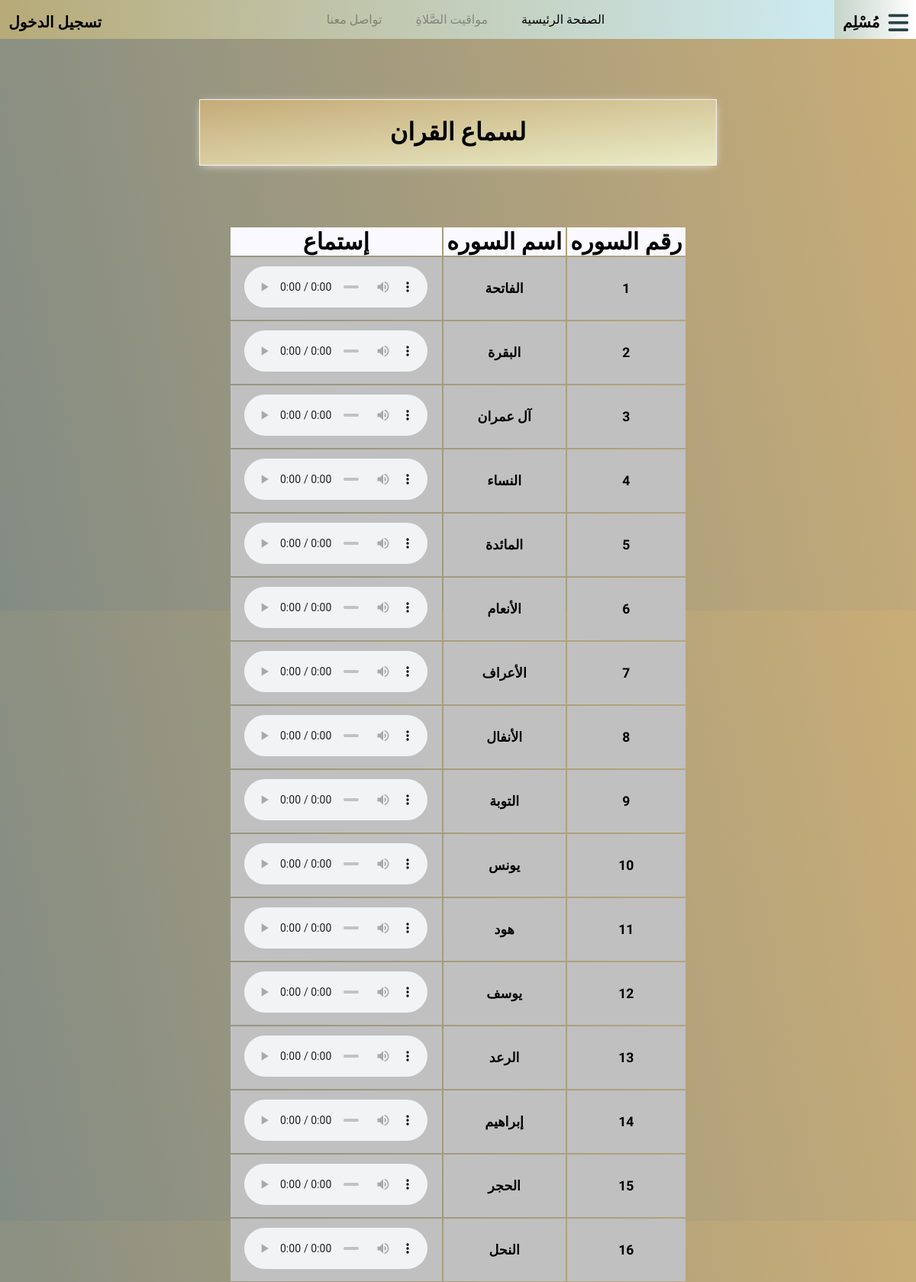
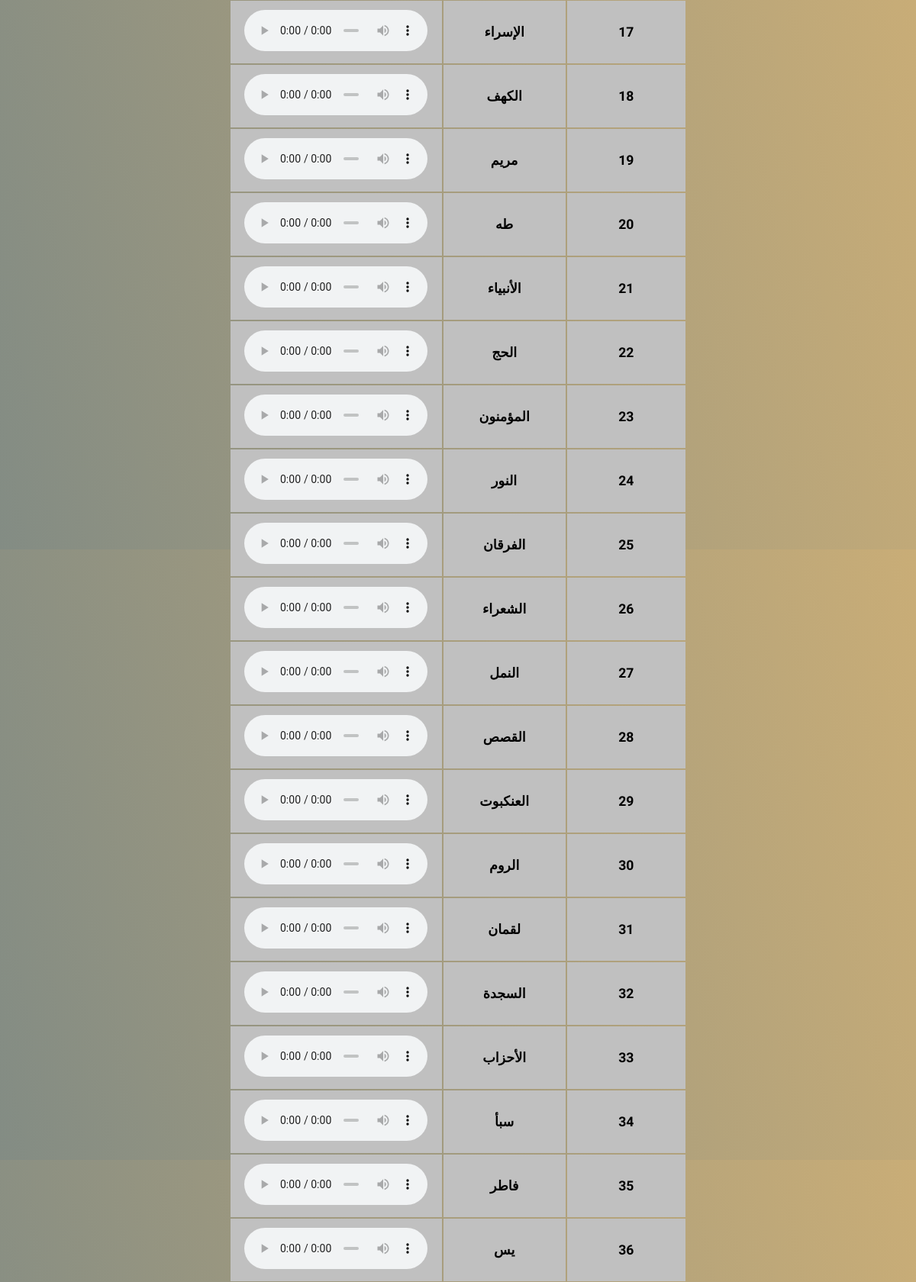
Page /sour.php (upper part) on the committed database (2 pictures, top to bottom).
### tables this page shows
CREATE TABLE `sour` (
  `id` int(3) NOT NULL,
  `name` varchar(20) NOT NULL,
  `url` varchar(400) NOT NULL
);

### common/table.php (the view)
<table>
    <tr>
        <th>رقم السوره</th>
        <th>اسم السوره</th>
        <th>إستماع</th>
    </tr>
    <?php foreach ($sour as $soura) { ?>
        <tr>
            <td><?php echo $soura['id'] ?></td>
            <td><?php echo $soura['name'] ?></td>
            <td><audio controls>
                    <source src=<?php echo $soura['url'] ?> type="audio/mpeg">
                </audio>
            </td>
        </tr>
    <?php } ?>
</table>

### sour.php (shortened to what this page needs)
<?php
$pageName = "سور القرآن ";
require_once 'common/db_connection.php';
$statment = $pdo->prepare('SELECT * FROM sour');
$statment->execute();
$sour = $statment->fetchAll();
?>
<!DOCTYPE html>
<html lang="ar">
<?php require_once 'common/head.php' ?>
<body>
    <?php require_once 'common/header.php' ?>
    <div class="pre">
        <div class="pres">
            <div class="pr">
                <h1 class="prese">لسماع القران</h1>
            </div>
        </div>
    </div>
    <?php require_once 'common/table.php'; ?>
</body>
</html>

### common/head.php (shortened to what this page needs)
<head>
  <link rel="stylesheet" href="https://cdnjs.cloudflare.com/ajax/libs/font-awesome/6.0.0-beta3/css/all.min.css">
  <link rel="stylesheet" href="css/main.css" />
  <?php if ($pageName == "تحفيظ القرأن") { ?>
    <link rel="stylesheet" href="css/sessions.css" />
  <?php } else { ?>
    <link rel="stylesheet" href="css/ramadan.css" />
    <link rel="stylesheet" href="css/sessions.css" />
    <link rel="stylesheet" href="css/register.css" />
    <link rel="stylesheet" href="css/login.css" />
    <link rel="stylesheet" href="css/forget_password.css" />
    <link rel="stylesheet" href="css/sour.css" />
    <link rel="stylesheet" href="css/stories.css" />
    <link rel="stylesheet" href="css/contact.css" />
    <link rel="stylesheet" href="css/thaqafa.css" />
    <link rel="stylesheet" href="css/keraaa.css" />
  <?php } ?>
</head>

### common/header.php (shortened to what this page needs)
<header>
    <div class="container">
        <div class="logo">
            <div class="list"><i class="fa-solid fa-bars"></i></div>
            <h2><a href="index.php">مُسْلِم</a> </h2>
        </div>
        <nav>
            <ul>
                <li><a class="active" href="index.php">الصفحة الرئيسية</a></li>
                <li><a class="" href="salah.php">مواقيت الصَّلاةِ</a></li>
                <li><a class="" href="contact.php">تواصل معنا</a></li>
            </ul>
            <div class="sign">
                <?php
                if (isset($_SESSION['user'])) {
                ?>
                    <h2><a href="common/logout.php">تسجيل الخروج</a></h2>
                <?php } else { ?>
                    <h2><a href="login.php">تسجيل الدخول</a></h2>
                <?php } ?>
            </div>
        </nav>
    </div>
</header>

### css/main.css (style rules this page uses)
body { margin: 0; padding: 0; direction: rtl; font-family: 'Lateef', cursive; background: linear-gradient(259deg, #c9ad77, #838c84) !important; background-attachment: fixed; background-size: 50%; background-repeat: no-repeat; }
header { background: #ffffff !important; position: sticky; top: 0%; z-index: 1000; }
.container { display: flex; justify-content: center; align-items: center; position: relative; margin: 0 !important; background: linear-gradient(to right, #b7aa78, #6dd5fa54); }
nav { display: contents; }
li { display: inline-block; }
li a { color: #00000057; text-decoration: none; height: 85px; font-family: 'Reem Kufi', sans-serif; margin-left: 50px; margin-right: -10px; }
.active { color: black; text-decoration: none; }
.logo { position: absolute; right: 0; display: flex; justify-content: center; align-items: center; height: 100%; background: linear-gradient(to right, #c5d4c8, #fff); }
.list { font-size: 30px; padding: 10px 10px 0 0; color: #264348; cursor: pointer; z-index: 1000000000000000000000000000000; }
h2 { margin: 0.7rem; font-family: 'Reem Kufi', sans-serif; font-size: 30px; }
.sign { position: absolute; left: 0; display: flex; justify-content: center; align-items: center; }
h2 a { text-decoration: none; color: black; font-family: 'Reem Kufi', sans-serif; font-size: 20px; }
::placeholder { color: black; padding-right: 10px; }

### css/sessions.css (style rules this page uses)
body { margin: 0; padding: 0; direction: rtl; font-family: 'Lateef', cursive; background: #a5a5a1; }
.container { display: flex; justify-content: center; align-items: center; position: relative; margin-left: 10px; margin-right: 10px; }
nav { display: contents; }
li { display: inline-block; }
li a { color: #00000057; text-decoration: none; height: 85px; font-family: 'Reem Kufi', sans-serif; margin-left: 50px; margin-right: -10px; }
.active { color: black; text-decoration: none; }
.logo { position: absolute; right: 0; display: flex; justify-content: center; align-items: center; height: 100%; background: linear-gradient(to right, #f7d690, #939481); }
h2 { margin: 0.7rem; font-family: 'Reem Kufi', sans-serif; font-size: 30px; }
.sign { position: absolute; left: 0; display: flex; justify-content: center; align-items: center; }
h2 a { text-decoration: none; color: black; font-family: 'Reem Kufi', sans-serif; font-size: 20px; }

### css/register.css (style rules this page uses)
body { margin: 0; padding: 0; direction: rtl; font-family: 'Lateef', cursive; background: #a5a5a1; }
header { background: #ffffff; position: sticky; top: 0%; z-index: 1000; }
.container { display: flex; justify-content: center; align-items: center; position: relative; margin-left: 10px; margin-right: 10px; background: linear-gradient(to right, #b7aa78, #939481); }
nav { display: contents; }
li { display: inline-block; }
li a { color: #00000057; text-decoration: none; height: 85px; font-family: 'Reem Kufi', sans-serif; margin-left: 50px; margin-right: -10px; }
.logo { position: absolute; right: 0; display: flex; justify-content: center; align-items: center; height: 100%; background: linear-gradient(to right, #f7d690, #939481); }
h2 { margin: 0.7rem; font-family: 'Reem Kufi', sans-serif; font-size: 30px; }
.sign { position: absolute; left: 0; display: flex; justify-content: center; align-items: center; }
h2 a { text-decoration: none; color: black; font-family: 'Reem Kufi', sans-serif; font-size: 20px; }

### css/sour.css (style rules this page uses)
.pre { margin-top: 5rem; margin-bottom: 5rem; }
.pres { margin-bottom: 1rem; width: 56%; margin-left: auto; margin-right: auto; background: linear-gradient(174deg, #c5ab78, #eaecc6) !important; padding-right: 1rem; padding-left: 1rem; padding-bottom: 1rem; box-shadow: 0px 2px 12px -3px rgb(255 255 255); justify-content: center; align-items: center; flex-wrap: wrap; cursor: pointer; transition: 1s; outline: #f3f3f3 solid 1.9px; text-align: center; position: relative; padding: 2px; }
.pr { position: relative; }
table { width: 50%; margin-left: auto; margin-right: auto; }
th { text-align: center; background: #8c8c8c; }
audio { width: 15rem; }
td { background: #c0c0c0; text-align: center; }

### css/keraaa.css (style rules this page uses)
th { background: #f9f9ff; font-size: 2.5vw; }
tr:nth-child(even) { background: #ddd; }
td { padding: 1vw; font-size: 2.2vh; font-weight: bold; }
tr { background: #f9f9ff; }

### rows in the picture
sour: id "1", name "الفاتحة"
sour: id "2", name "البقرة"
sour: id "3", name "آل عمران"
sour: id "4", name "النساء"
sour: id "5", name "المائدة"
sour: id "6", name "الأنعام"
sour: id "7", name "الأعراف"
sour: id "8", name "الأنفال"
sour: id "9", name "التوبة"
sour: id "10", name "يونس"
sour: id "11", name "هود"
sour: id "12", name "يوسف"
sour: id "13", name "الرعد"
sour: id "14", name "إبراهيم"
sour: id "15", name "الحجر"
sour: id "16", name "النحل"
sour: id "17", name "الإسراء"
sour: id "18", name "الكهف"
sour: id "19", name "مريم"
sour: id "20", name "طه"
sour: id "21", name "الأنبياء"
sour: id "22", name "الحج"
sour: id "23", name "المؤمنون"
sour: id "24", name "النور"
sour: id "25", name "الفرقان"
sour: id "26", name "الشعراء"
sour: id "27", name "النمل"
sour: id "28", name "القصص"
sour: id "29", name "العنكبوت"
sour: id "30", name "الروم"
sour: id "31", name "لقمان"
sour: id "32", name "السجدة"
sour: id "33", name "الأحزاب"
sour: id "34", name "سبأ"
sour: id "35", name "فاطر"
sour: id "36", name "يس"
